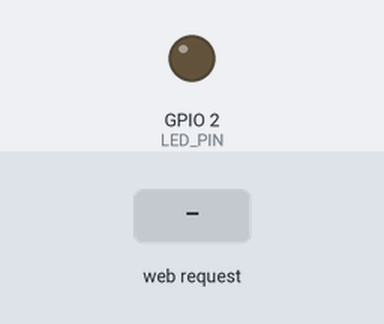
The sketch below on a simulated ESP8266 (NodeMCU). Shown: output pins drawn as LEDs (lit = HIGH). The inputs (shaded band) are chosen by the test bench. WiFi joins after 1.5 s; servers stay silent unless stated; what the sketch prints to the serial monitor is not drawn.

Above: at 4.7 s.
4.8 s: HTTP request GET /ledOff received
At 5.7 s:
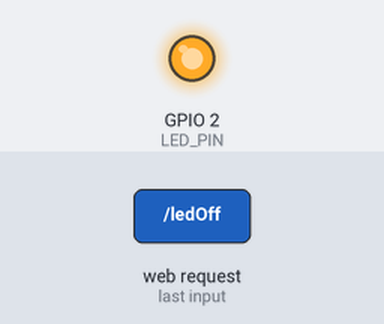
6.3 s: HTTP request GET /ledOn received
At 6.8 s:
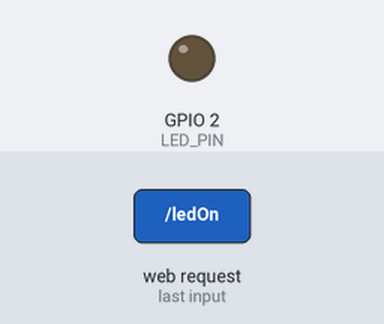
Timing chart, 0 to 9.3 s (numbered marks = the images above; inputs shaded):
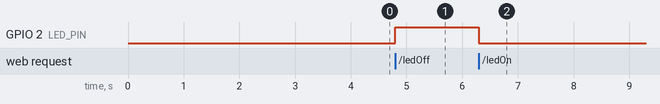

The sketch:

CauHuongDan1.ino
```cpp
#include <ESP8266WiFi.h>
#include <ESP8266WebServer.h>

const char* ssid = "test123";
const char* password = "12345678";

#define LED_PIN LED_BUILTIN
ESP8266WebServer server(80);

void handleRoot() {
  server.send(200, "text/html", "<h1>Server is Running!</h1><a href='/ledOn'>ON</a> | <a href='/ledOff'>OFF</a>");
}

void setup() {
  Serial.begin(115200);
  delay(1000);
  pinMode(LED_PIN, OUTPUT);

  WiFi.softAPdisconnect(true);
  WiFi.disconnect();
  delay(1000);
  WiFi.mode(WIFI_STA);

  Serial.println("\nDang tim WiFi: test123...");
  WiFi.begin(ssid, password);

  // Đợi kết nối
  int counter = 0;
  while (WiFi.status() != WL_CONNECTED) {
    delay(500);
    Serial.print(".");
    counter++;
    if(counter > 30) {
      Serial.println("\nLau qua, dang thu ket noi lai...");
      WiFi.begin(ssid, password);
      counter = 0;
    }
  }

  Serial.println("\nDA KET NOI THANH CONG!");
  Serial.print("IP Address: ");
  Serial.println(WiFi.localIP());

  server.on("/", handleRoot);
  server.on("/ledOn", [](){
    digitalWrite(LED_PIN, LOW);
    server.send(200, "text/html", "LED ON. <a href='/'>Back</a>");
  });
  server.on("/ledOff", [](){
    digitalWrite(LED_PIN, HIGH);
    server.send(200, "text/html", "LED OFF. <a href='/'>Back</a>");
  });

  server.begin();
}

void loop() {
  server.handleClient();
}
```

Measured:
- after the input at 4.8 s, GPIO 2 (LED_PIN): LOW → HIGH at once
- after the input at 6.3 s, GPIO 2 (LED_PIN): HIGH → LOW at once
